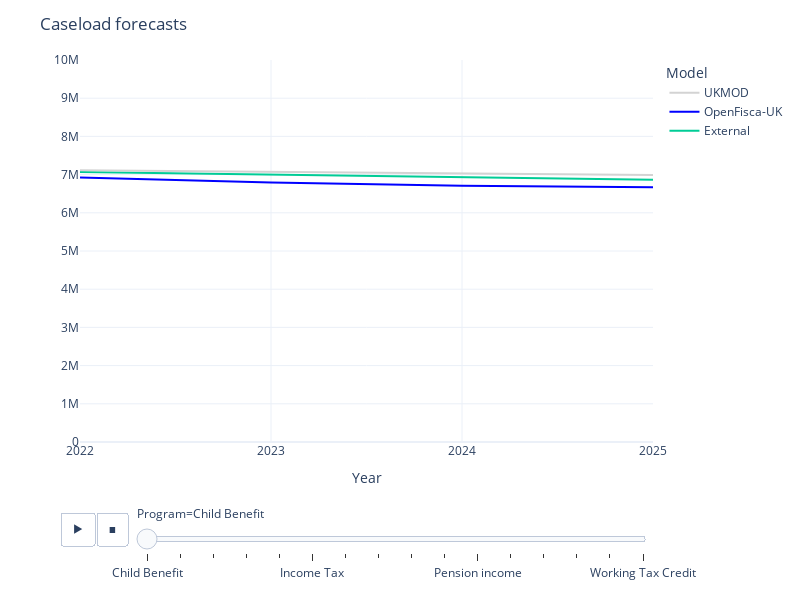

Notebook source saved alongside this figure:
### Markdown cell above
### Caseload forecasts

### Code cell
model_forecast_chart(
    model_validation_table(
        caseload,
        models=[EXTERNAL, policyengine_uk, UKMOD],
        divisor=1,
        decimals=1,
    ),
    title="Caseload forecasts",
    currency=False,
)

### Figure 1 — Plotly figure (JSON) as saved in the notebook; plotly's stock layout.template omitted (floating-point values rounded to 4 significant figures)
{"data": [{"hovertemplate": "", "legendgroup": "External", "line": {"color": "#00cc96", "dash": "solid"}, "marker": {"symbol": "circle"}, "mode": "lines", "name": "External", "orientation": "h", "showlegend": true, "type": "scatter", "x": [2022, 2023, 2024, 2025], "xaxis": "x", "y": [7071000.0, 7002000.0, 6934000.0, 6866000.0], "yaxis": "y"}, {"hovertemplate": "", "legendgroup": "OpenFisca-UK", "line": {"color": "blue", "dash": "solid"}, "marker": {"symbol": "circle"}, "mode": "lines", "name": "OpenFisca-UK", "orientation": "h", "showlegend": true, "type": "scatter", "x": [2022, 2023, 2024, 2025], "xaxis": "x", "y": [6922000.0, 6792000.0, 6709000.0, 6669000.0], "yaxis": "y"}, {"hovertemplate": "", "legendgroup": "UKMOD", "line": {"color": "lightgrey", "dash": "solid"}, "marker": {"symbol": "circle"}, "mode": "lines", "name": "UKMOD", "orientation": "h", "showlegend": true, "type": "scatter", "x": [2022, 2023, 2024, 2025], "xaxis": "x", "y": [7116000, 7072000, 7022000, 6990000], "yaxis": "y"}], "layout": {"height": 600, "legend": {"title": {"text": "Model"}, "tracegroupgap": 0, "traceorder": "reversed"}, "margin": {"t": 60}, "sliders": [{"active": 0, "currentvalue": {"prefix": "Program="}, "len": 0.9, "pad": {"b": 10, "t": 60}, "steps": [{"args": [["Child Benefit"], {"frame": {"duration": 0, "redraw": false}, "fromcurrent": true, "mode": "immediate", "transition": {"duration": 0, "easing": "linear"}}], "label": "Child Benefit", "method": "animate"}, {"args": [["Child Tax Credit"], {"frame": {"duration": 0, "redraw": false}, "fromcurrent": true, "mode": "immediate", "transition": {"duration": 0, "easing": "linear"}}], "label": "Child Tax Credit", "method": "animate"}, {"args": [["Employment income"], {"frame": {"duration": 0, "redraw": false}, "fromcurrent": true, "mode": "immediate", "transition": {"duration": 0, "easing": "linear"}}], "label": "Employment income", "method": "animate"}, {"args": [["Housing Benefit"], {"frame": {"duration": 0, "redraw": false}, "fromcurrent": true, "mode": "immediate", "transition": {"duration": 0, "easing": "linear"}}], "label": "Housing Benefit", "method": "animate"}, {"args": [["Income Support"], {"frame": {"duration": 0, "redraw": false}, "fromcurrent": true, "mode": "immediate", "transition": {"duration": 0, "easing": "linear"}}], "label": "Income Support", "method": "animate"}, {"args": [["Income Tax"], {"frame": {"duration": 0, "redraw": false}, "fromcurrent": true, "mode": "immediate", "transition": {"duration": 0, "easing": "linear"}}], "label": "Income Tax", "method": "animate"}, {"args": [["Income from dividends"], {"frame": {"duration": 0, "redraw": false}, "fromcurrent": true, "mode": "immediate", "transition": {"duration": 0, "easing": "linear"}}], "label": "Income from dividends", "method": "animate"}, {"args": [["JSA (income-based)"], {"frame": {"duration": 0, "redraw": false}, "fromcurrent": true, "mode": "immediate", "transition": {"duration": 0, "easing": "linear"}}], "label": "JSA (income-based)", "method": "animate"}, {"args": [["National Insurance (total)"], {"frame": {"duration": 0, "redraw": false}, "fromcurrent": true, "mode": "immediate", "transition": {"duration": 0, "easing": "linear"}}], "label": "National Insurance (total)", "method": "animate"}, {"args": [["Pension Credit"], {"frame": {"duration": 0, "redraw": false}, "fromcurrent": true, "mode": "immediate", "transition": {"duration": 0, "easing": "linear"}}], "label": "Pension Credit", "method": "animate"}, {"args": [["Pension income"], {"frame": {"duration": 0, "redraw": false}, "fromcurrent": true, "mode": "immediate", "transition": {"duration": 0, "easing": "linear"}}], "label": "Pension income", "method": "animate"}, {"args": [["Rental income"], {"frame": {"duration": 0, "redraw": false}, "fromcurrent": true, "mode": "immediate", "transition": {"duration": 0, "easing": "linear"}}], "label": "Rental income", "method": "animate"}, {"args": [["Savings interest income"], {"frame": {"duration": 0, "redraw": false}, "fromcurrent": true, "mode": "immediate", "transition": {"duration": 0, "easing": "linear"}}], "label": "Savings interest income", "method": "animate"}, {"args": [["Self-employment income"], {"frame": {"duration": 0, "redraw": false}, "fromcurrent": true, "mode": "immediate", "transition": {"duration": 0, "easing": "linear"}}], "label": "Self-employment income", "method": "animate"}, {"args": [["Universal Credit"], {"frame": {"duration": 0, "redraw": false}, "fromcurrent": true, "mode": "immediate", "transition": {"duration": 0, "easing": "linear"}}], "label": "Universal Credit", "method": "animate"}, {"args": [["Working Tax Credit"], {"frame": {"duration": 0, "redraw": false}, "fromcurrent": true, "mode": "immediate", "transition": {"duration": 0, "easing": "linear"}}], "label": "Working Tax Credit", "method": "animate"}], "x": 0.1, "xanchor": "left", "y": 0, "yanchor": "top"}], "title": {"text": "Caseload forecasts"}, "updatemenus": [{"buttons": [{"args": [null, {"frame": {"duration": 500, "redraw": false}, "fromcurrent": true, "mode": "immediate", "transition": {"duration": 500, "easing": "linear"}}], "label": "&#9654;", "method": "animate"}, {"args": [[null], {"frame": {"duration": 0, "redraw": false}, "fromcurrent": true, "mode": "immediate", "transition": {"duration": 0, "easing": "linear"}}], "label": "&#9724;", "method": "animate"}], "direction": "left", "pad": {"r": 10, "t": 70}, "showactive": false, "type": "buttons", "x": 0.1, "xanchor": "right", "y": 0, "yanchor": "top"}], "width": 800, "xaxis": {"anchor": "y", "domain": [0, 1], "tickvals": [2022, 2023, 2024, 2025], "title": {"text": "Year"}}, "yaxis": {"anchor": "x", "domain": [0, 1], "range": [0, 10000000], "tickprefix": "", "title": {"text": ""}}}}
